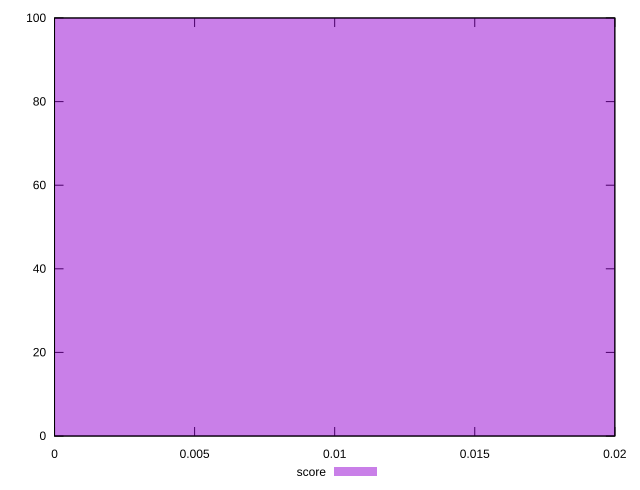

Write the gnuplot code that produced this figure.
reset

$score <<EOF
0 100
EOF

set key outside below
set boxwidth 0.1
set xrange [0:0.02]
set yrange [0:100]
set trange [0:100]
set style fill transparent solid 0.5 noborder
set terminal svg size 640, 490 enhanced background rgb 'white'
set output "reprap/uses-text-compression/samples/pages+cached+noexternal+nomedia+nocss/score/histogram.svg"

plot $score title "score" with boxes

reset
